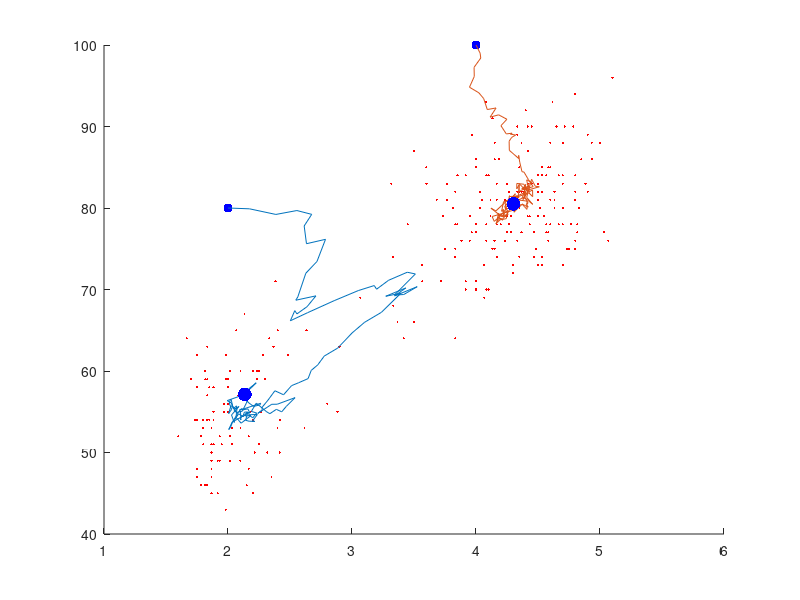
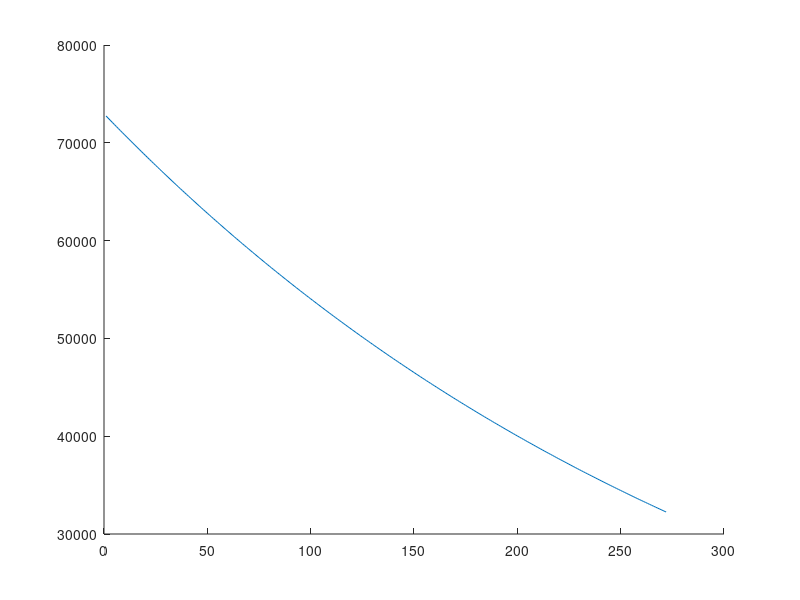

Write MATLAB code to recreate these figures, in order.
% SG implementation
%Dirty code, vector optimisation is needed!

figure(1); clf; hold on;
figure(2); clf; hold on;
data  = csvread ('faithful.csv');
data = data(2:end,2:end);
w = zeros(2,2);

%assumptions about centroids
w(1,:) = [ 2 80];
w(2,:) = [ 4 100 ];
wtemp = w;
figure(1); 
	plot(data(:,1), data(:,2),'ro.', 'markersize', 5);
	plot (w(:,1),w(:,2), 'bo.','markersize', 20);

a = zeros(length(data),1);
Qtemp = zeros(length(data),1);
Q = 0;
euclidian_distance = zeros(length(data), size(w,2));

%Empirical risk
for (i=1:length(data))	
	euclidian_distance(i,1) =  norm (w(1,:) - data(i,:));%sqrt( (w(1,1) - data(i,1))^2 + (w(1,2) - data(i,2))^2);
	euclidian_distance(i,2) =  norm (w(2,:) - data(i,:));%sqrt( (w(2,1) - data(i,1))^2 + (w(2,2) - data(i,2))^2);
end;	

for (i=1:length(data))		 
	[z a(i)] = find(euclidian_distance(i,:) == min(euclidian_distance(i,:)));
end;

for (i=1:length(data))		 
	Q = Q +(w(a(i),1) - data(i,1))^2 + (w(a(i),2) - data(i,2))^2;
end;


%iterative process
nu = 0.1;
lambda = 0.003;
wplot1 = w(1,:);
wplot2 = w(2,:);
Qplot = Q;
for (j=1:length(data))	
	i =randi(length(data));
	euclidian_distance(i,1) =  norm (w(1,:) - data(i,:));%sqrt( (w(1,1) - data(i,1))^2 + (w(1,2) - data(i,2))^2);
	euclidian_distance(i,2) =  norm (w(2,:) - data(i,:));%sqrt( (w(2,1) - data(i,1))^2 + (w(2,2) - data(i,2))^2);
	
	[z b] = find(euclidian_distance(i,:) == min(euclidian_distance(i,:)));
	w(b,:) = w(b,:) + nu*(data(i,:) - w(b,:));
	
	%figure(1);
		%plot ([ wtemp(1,1); w(1,1)],[ wtemp(1,2); w(1,2)]);
		%plot ([ wtemp(2,1); w(2,1)],[ wtemp(2,2); w(2,2)]);
	
	if (b == 1)
		wplot1 = [wplot1; w(b,:)];
	else
		wplot2 = [wplot2; w(b,:)];
	end;
	Q = (1-lambda)*Q+lambda*((w(b,1) - data(i,1))^2 + (w(b,2) - data(i,2))^2);
	Qplot = [Qplot; Q];
	%figure(2); 
		%plot(j,Q,'bo.','markersize', 5);

end;
figure(1);
	plot (wplot1(:,1), wplot1(:,2));
	plot (wplot2(:,1), wplot2(:,2));
	plot (w(:,1),w(:,2), 'bo.','markersize', 30);

figure(2); 
	plot(Qplot);